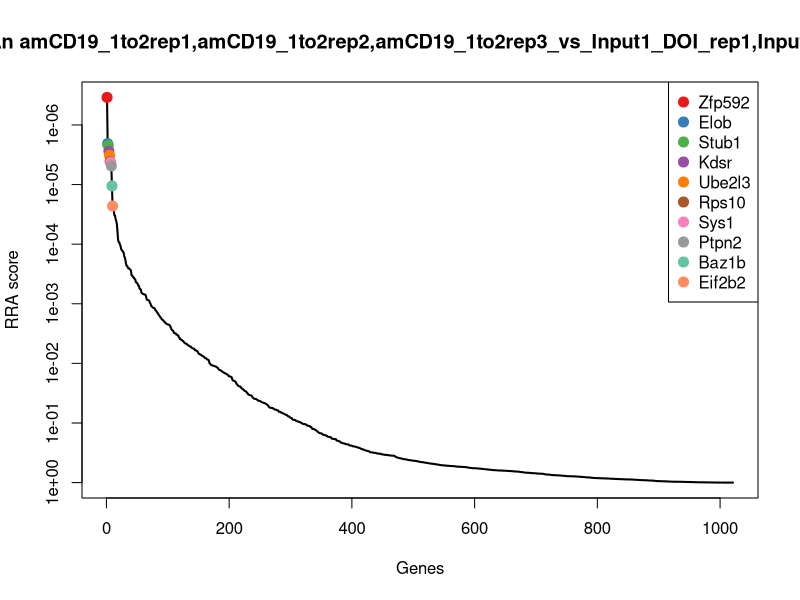
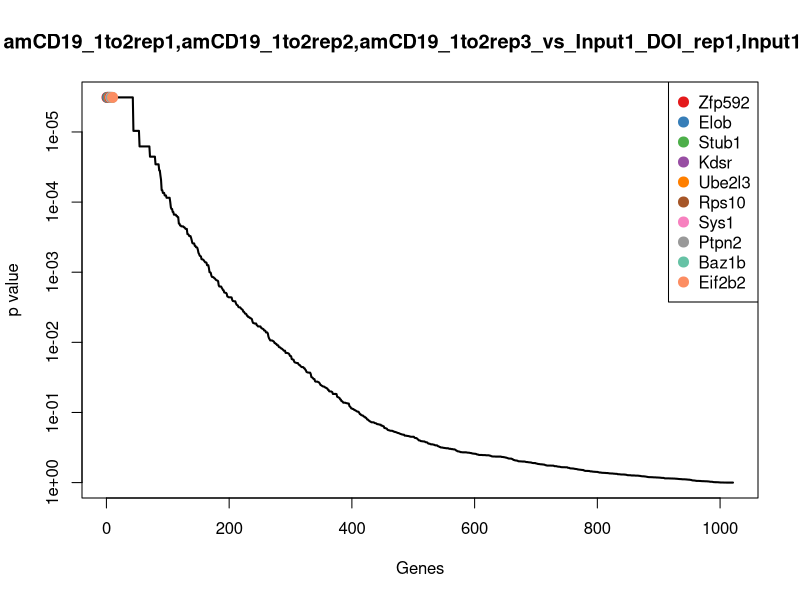
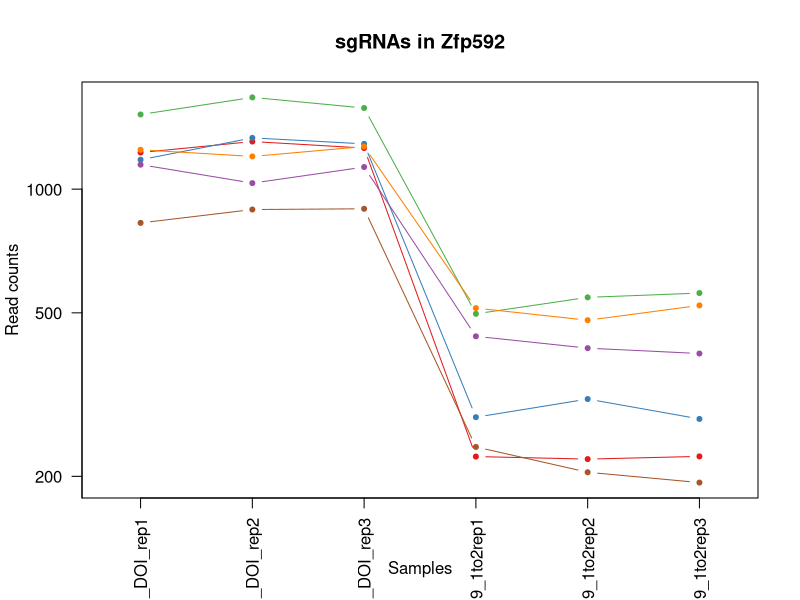
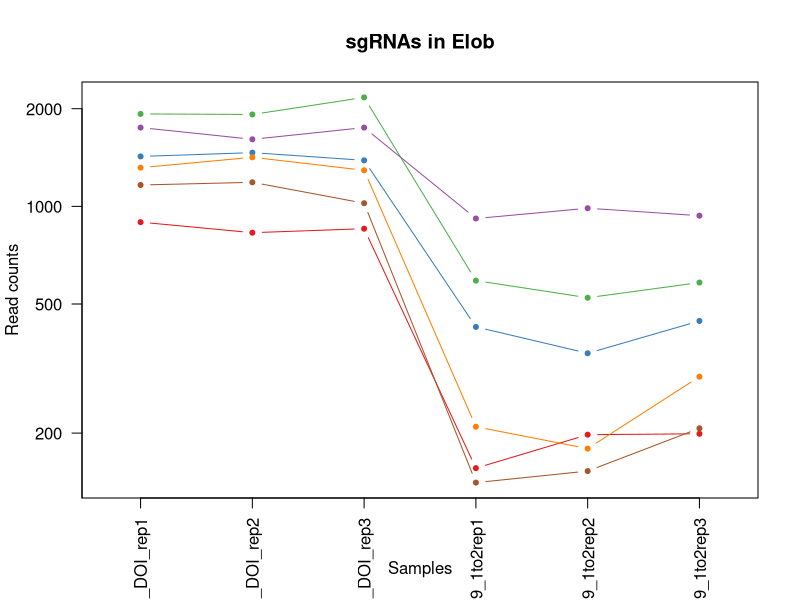
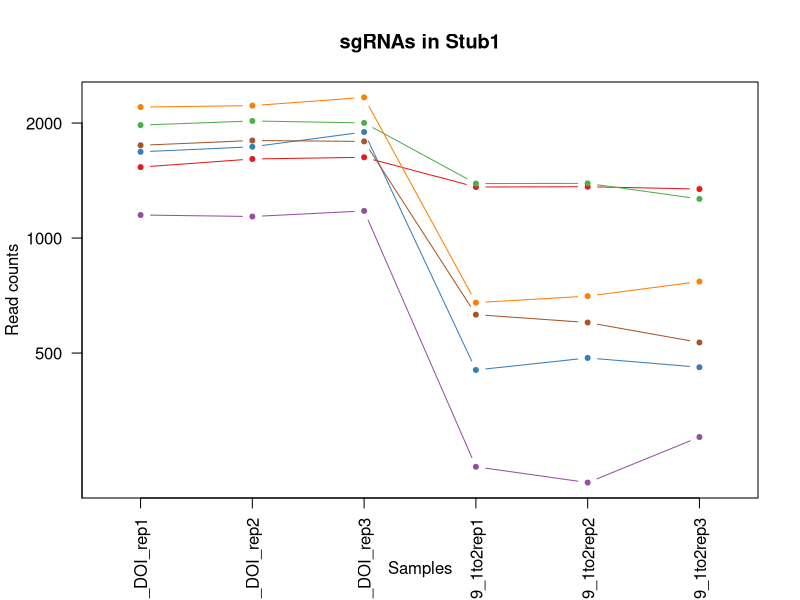
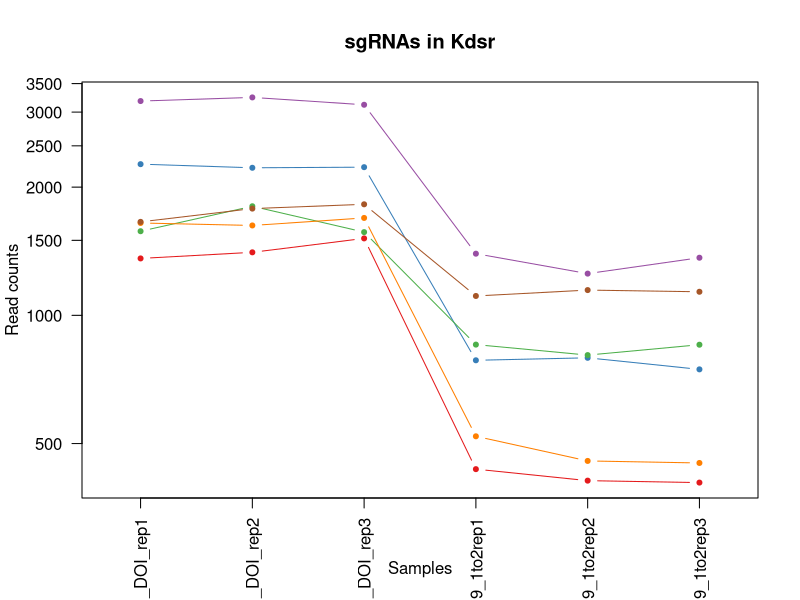
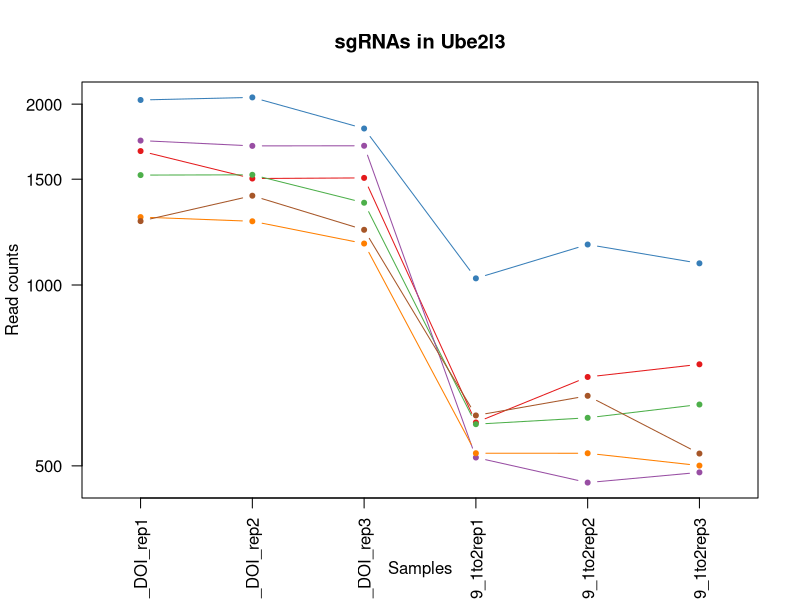
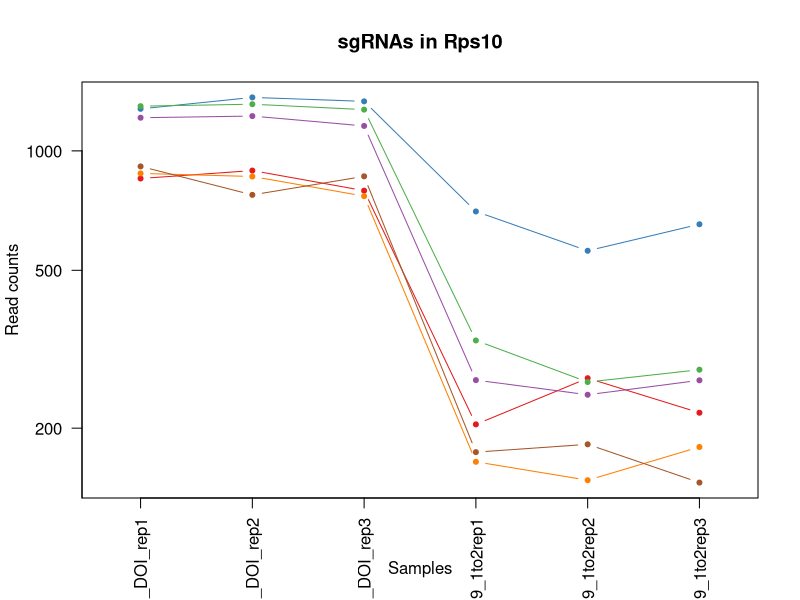

Source code (R) for these figures, in order: (Note: this script raises an error after producing the figures.)
pdf(file='cd19_1to2_v_Input1_DOI.pdf',width=4.5,height=4.5);
gstable=read.table('cd19_1to2_v_Input1_DOI.gene_summary.txt',header=T)
# 
#
# parameters
# Do not modify the variables beginning with "__"

# gstablename='__GENE_SUMMARY_FILE__'
startindex=3
# outputfile='__OUTPUT_FILE__'
targetgenelist=c("Zfp592","Elob","Stub1","Kdsr","Ube2l3","Rps10","Sys1","Ptpn2","Baz1b","Eif2b2")
# samplelabel=sub('.\\w+.\\w+$','',colnames(gstable)[startindex]);
samplelabel='amCD19_1to2rep1,amCD19_1to2rep2,amCD19_1to2rep3_vs_Input1_DOI_rep1,Input1_DOI_rep2,Input1_DOI_rep3 neg.'


# You need to write some codes in front of this code:
# gstable=read.table(gstablename,header=T)
# pdf(file=outputfile,width=6,height=6)


# set up color using RColorBrewer
#library(RColorBrewer)
#colors <- brewer.pal(length(targetgenelist), "Set1")

colors=c( "#E41A1C", "#377EB8", "#4DAF4A", "#984EA3", "#FF7F00",  "#A65628", "#F781BF",
          "#999999", "#66C2A5", "#FC8D62", "#8DA0CB", "#E78AC3", "#A6D854", "#FFD92F", "#E5C494", "#B3B3B3", 
          "#8DD3C7", "#FFFFB3", "#BEBADA", "#FB8072", "#80B1D3", "#FDB462", "#B3DE69", "#FCCDE5",
          "#D9D9D9", "#BC80BD", "#CCEBC5", "#FFED6F")

######
# function definition

plotrankedvalues<-function(val, tglist, ...){
  
  plot(val,log='y',ylim=c(max(val),min(val)),type='l',lwd=2, ...)
  if(length(tglist)>0){
    for(i in 1:length(tglist)){
      targetgene=tglist[i];
      tx=which(names(val)==targetgene);ty=val[targetgene];
      points(tx,ty,col=colors[(i %% length(colors)) ],cex=2,pch=20)
      # text(tx+50,ty,targetgene,col=colors[i])
    }
    legend('topright',tglist,pch=20,pt.cex = 2,cex=1,col=colors)
  }
}



plotrandvalues<-function(val,targetgenelist, ...){
  # choose the one with the best distance distribution
  
  mindiffvalue=0;
  randval=val;
  for(i in 1:20){
    randval0=sample(val)
    vindex=sort(which(names(randval0) %in% targetgenelist))
    if(max(vindex)>0.9*length(val)){
      # print('pass...')
      next;
    }
    mindiffind=min(diff(vindex));
    if (mindiffind > mindiffvalue){
      mindiffvalue=mindiffind;
      randval=randval0;
      # print(paste('Diff: ',mindiffvalue))
    }
  }
  plot(randval,log='y',ylim=c(max(randval),min(randval)),pch=20,col='grey', ...)
  
  if(length(targetgenelist)>0){
    for(i in 1:length(targetgenelist)){
      targetgene=targetgenelist[i];
      tx=which(names(randval)==targetgene);ty=randval[targetgene];
      points(tx,ty,col=colors[(i %% length(colors)) ],cex=2,pch=20)
      text(tx+50,ty,targetgene,col=colors[i])
    }
  }
  
}




# set.seed(1235)



pvec=gstable[,startindex]
names(pvec)=gstable[,'id']
pvec=sort(pvec);

plotrankedvalues(pvec,targetgenelist,xlab='Genes',ylab='RRA score',main=paste('Distribution of RRA scores in \\n',samplelabel))

# plotrandvalues(pvec,targetgenelist,xlab='Genes',ylab='RRA score',main=paste('Distribution of RRA scores in \\n',samplelabel))


pvec=gstable[,startindex+1]
names(pvec)=gstable[,'id']
pvec=sort(pvec);

plotrankedvalues(pvec,targetgenelist,xlab='Genes',ylab='p value',main=paste('Distribution of p values in \\n',samplelabel))

# plotrandvalues(pvec,targetgenelist,xlab='Genes',ylab='p value',main=paste('Distribution of p values in \\n',samplelabel))



# you need to write after this code:
# dev.off()






# parameters
# Do not modify the variables beginning with "__"
targetmat=list(c(1226.6558924790045,1304.6988523727823,1257.5626429753695,222.44713827403507,219.27473254486915,222.64372808077445),c(1178.0316949392964,1331.6331804564484,1287.87642472715,277.5836084445224,307.37618758521836,274.8566377634339),c(1518.4010777172543,1671.0057143106403,1574.479452198527,496.2282315343859,544.2712111381574,557.5944694412316),c(1145.983928379034,1033.2008252894288,1130.7959192861067,437.28924617972706,409.1823134096219,397.01514343607124),c(1245.44251425571,1200.193659408158,1268.5858363396533,512.3889210671149,478.68457238589735,520.158798348004),c(826.6113581750409,890.9875730076722,894.71586140103,234.80531262259257,203.61225164880707,192.10410166261514))
targetgene="Zfp592"
collabel=c("Input1_DOI_rep1","Input1_DOI_rep2","Input1_DOI_rep3","amCD19_1to2rep1","amCD19_1to2rep2","amCD19_1to2rep3")

# set up color using RColorBrewer
#library(RColorBrewer)
#colors <- brewer.pal(length(targetgenelist), "Set1")

colors=c( "#E41A1C", "#377EB8", "#4DAF4A", "#984EA3", "#FF7F00",  "#A65628", "#F781BF",
          "#999999", "#66C2A5", "#FC8D62", "#8DA0CB", "#E78AC3", "#A6D854", "#FFD92F", "#E5C494", "#B3B3B3", 
          "#8DD3C7", "#FFFFB3", "#BEBADA", "#FB8072", "#80B1D3", "#FDB462", "#B3DE69", "#FCCDE5",
          "#D9D9D9", "#BC80BD", "#CCEBC5", "#FFED6F")


## code

targetmatvec=unlist(targetmat)+1
yrange=range(targetmatvec[targetmatvec>0]);
# yrange[1]=1; # set the minimum value to 1
for(i in 1:length(targetmat)){
  vali=targetmat[[i]]+1;
  if(i==1){
    plot(1:length(vali),vali,type='b',las=1,pch=20,main=paste('sgRNAs in',targetgene),ylab='Read counts',xlab='Samples',xlim=c(0.7,length(vali)+0.3),ylim = yrange,col=colors[(i %% length(colors))],xaxt='n',log='y')
    axis(1,at=1:length(vali),labels=(collabel),las=2)
    # lines(0:100,rep(1,101),col='black');
  }else{
    lines(1:length(vali),vali,type='b',pch=20,col=colors[(i %% length(colors))])
  }
}




# parameters
# Do not modify the variables beginning with "__"
targetmat=list(c(892.9170820928249,828.499931853567,852.4602868379422,154.95249375499023,196.75991625677992,198.0149970983879),c(1424.467968833727,1463.0727015047385,1385.2479661116563,423.98044303512665,351.42691510539294,442.3320084436625),c(1926.1812798116262,1918.8015326803677,2166.0574960817544,589.3898535465886,521.7563948500681,581.2380511843227),c(1748.2609206322388,1608.5180731565351,1748.0947476859958,916.406159385341,985.7573913959072,934.9066280913936),c(1315.0635243693832,1415.6682840774863,1290.6322230682208,208.1877063333918,178.16072019270618,297.5150702672296),c(1162.56035935848,1185.110435681305,1021.4825850902929,139.74243301830407,151.73028368060142,205.8961910127516))
targetgene="Elob"
collabel=c("Input1_DOI_rep1","Input1_DOI_rep2","Input1_DOI_rep3","amCD19_1to2rep1","amCD19_1to2rep2","amCD19_1to2rep3")

# set up color using RColorBrewer
#library(RColorBrewer)
#colors <- brewer.pal(length(targetgenelist), "Set1")

colors=c( "#E41A1C", "#377EB8", "#4DAF4A", "#984EA3", "#FF7F00",  "#A65628", "#F781BF",
          "#999999", "#66C2A5", "#FC8D62", "#8DA0CB", "#E78AC3", "#A6D854", "#FFD92F", "#E5C494", "#B3B3B3", 
          "#8DD3C7", "#FFFFB3", "#BEBADA", "#FB8072", "#80B1D3", "#FDB462", "#B3DE69", "#FCCDE5",
          "#D9D9D9", "#BC80BD", "#CCEBC5", "#FFED6F")


## code

targetmatvec=unlist(targetmat)+1
yrange=range(targetmatvec[targetmatvec>0]);
# yrange[1]=1; # set the minimum value to 1
for(i in 1:length(targetmat)){
  vali=targetmat[[i]]+1;
  if(i==1){
    plot(1:length(vali),vali,type='b',las=1,pch=20,main=paste('sgRNAs in',targetgene),ylab='Read counts',xlab='Samples',xlim=c(0.7,length(vali)+0.3),ylim = yrange,col=colors[(i %% length(colors))],xaxt='n',log='y')
    axis(1,at=1:length(vali),labels=(collabel),las=2)
    # lines(0:100,rep(1,101),col='black');
  }else{
    lines(1:length(vali),vali,type='b',pch=20,col=colors[(i %% length(colors))])
  }
}




# parameters
# Do not modify the variables beginning with "__"
targetmat=list(c(1532.7673178994407,1609.5954462798818,1625.9210212318512,1359.3991783413253,1361.6569329013973,1342.758413159715),c(1680.8501013158252,1732.4159823413988,1894.1520597627555,450.5980493243274,484.5580027219207,458.09439627238993),c(1974.8054773513343,2024.3840987683386,2000.7095956174983,1387.9180422226118,1389.066274469506,1264.9316232553733),c(1148.1941191762935,1137.7060182540529,1176.725891637289,250.9660021553216,228.08487804890407,300.470517985116),c(2201.35003407043,2220.466007217427,2333.2425954400574,676.847702782534,703.8327352667898,768.4164066504605),c(1748.2609206322388,1799.2131159888904,1789.43172280206,629.3162629803898,600.0687993303785,531.9805892195495))
targetgene="Stub1"
collabel=c("Input1_DOI_rep1","Input1_DOI_rep2","Input1_DOI_rep3","amCD19_1to2rep1","amCD19_1to2rep2","amCD19_1to2rep3")

# set up color using RColorBrewer
#library(RColorBrewer)
#colors <- brewer.pal(length(targetgenelist), "Set1")

colors=c( "#E41A1C", "#377EB8", "#4DAF4A", "#984EA3", "#FF7F00",  "#A65628", "#F781BF",
          "#999999", "#66C2A5", "#FC8D62", "#8DA0CB", "#E78AC3", "#A6D854", "#FFD92F", "#E5C494", "#B3B3B3", 
          "#8DD3C7", "#FFFFB3", "#BEBADA", "#FB8072", "#80B1D3", "#FDB462", "#B3DE69", "#FCCDE5",
          "#D9D9D9", "#BC80BD", "#CCEBC5", "#FFED6F")


## code

targetmatvec=unlist(targetmat)+1
yrange=range(targetmatvec[targetmatvec>0]);
# yrange[1]=1; # set the minimum value to 1
for(i in 1:length(targetmat)){
  vali=targetmat[[i]]+1;
  if(i==1){
    plot(1:length(vali),vali,type='b',las=1,pch=20,main=paste('sgRNAs in',targetgene),ylab='Read counts',xlab='Samples',xlim=c(0.7,length(vali)+0.3),ylim = yrange,col=colors[(i %% length(colors))],xaxt='n',log='y')
    axis(1,at=1:length(vali),labels=(collabel),las=2)
    # lines(0:100,rep(1,101),col='black');
  }else{
    lines(1:length(vali),vali,type='b',pch=20,col=colors[(i %% length(colors))])
  }
}




# parameters
# Do not modify the variables beginning with "__"
targetmat=list(c(1359.2673403145727,1404.89455284402,1514.7704881419902,434.4373597915984,408.203408353618,403.9111881111395),c(2263.235376393695,2219.3886340940803,2226.685059585315,783.3181279393372,793.8920004191468,745.7579741466649),c(1574.7609430473708,1802.4452353589304,1567.130656622338,852.7140300504677,805.6388610911933,852.1540919905748),c(3183.7798434522633,3247.202593766776,3120.482321539321,1394.572443794912,1252.0195666289626,1364.431696424215),c(1646.5921439583035,1624.6786700067346,1692.0601814175536,519.0433226394151,454.21194598580036,449.22805311873077),c(1656.538002545971,1779.820399768651,1821.5827034478875,1109.3838049820467,1145.3189155245398,1134.8919236683723))
targetgene="Kdsr"
collabel=c("Input1_DOI_rep1","Input1_DOI_rep2","Input1_DOI_rep3","amCD19_1to2rep1","amCD19_1to2rep2","amCD19_1to2rep3")

# set up color using RColorBrewer
#library(RColorBrewer)
#colors <- brewer.pal(length(targetgenelist), "Set1")

colors=c( "#E41A1C", "#377EB8", "#4DAF4A", "#984EA3", "#FF7F00",  "#A65628", "#F781BF",
          "#999999", "#66C2A5", "#FC8D62", "#8DA0CB", "#E78AC3", "#A6D854", "#FFD92F", "#E5C494", "#B3B3B3", 
          "#8DD3C7", "#FFFFB3", "#BEBADA", "#FB8072", "#80B1D3", "#FDB462", "#B3DE69", "#FCCDE5",
          "#D9D9D9", "#BC80BD", "#CCEBC5", "#FFED6F")


## code

targetmatvec=unlist(targetmat)+1
yrange=range(targetmatvec[targetmatvec>0]);
# yrange[1]=1; # set the minimum value to 1
for(i in 1:length(targetmat)){
  vali=targetmat[[i]]+1;
  if(i==1){
    plot(1:length(vali),vali,type='b',las=1,pch=20,main=paste('sgRNAs in',targetgene),ylab='Read counts',xlab='Samples',xlim=c(0.7,length(vali)+0.3),ylim = yrange,col=colors[(i %% length(colors))],xaxt='n',log='y')
    axis(1,at=1:length(vali),labels=(collabel),las=2)
    # lines(0:100,rep(1,101),col='black');
  }else{
    lines(1:length(vali),vali,type='b',pch=20,col=colors[(i %% length(colors))])
  }
}




# parameters
# Do not modify the variables beginning with "__"
targetmat=list(c(1669.7991473295278,1502.9355070685642,1506.5030931187773,589.3898535465886,701.8749251547821,736.8916309930057),c(2031.1653426814507,2051.3184268520044,1820.6641040008637,1024.7778421342298,1166.854826756625,1085.6344617035993),c(1522.8214593117732,1524.482969535497,1369.6317755122543,585.5873383624171,600.0687993303785,631.4806623883912),c(1738.3150620445713,1703.3269080110394,1704.001974228861,515.2408074552436,467.91661676985467,486.6637242119583),c(1296.2769025926777,1275.609778042423,1171.214294955147,523.7964666196295,523.7142049620759,499.47066432279934),c(1276.3851854173427,1407.0492990907132,1234.5976567997784,605.5505430793177,652.9296723545881,523.1142460658904))
targetgene="Ube2l3"
collabel=c("Input1_DOI_rep1","Input1_DOI_rep2","Input1_DOI_rep3","amCD19_1to2rep1","amCD19_1to2rep2","amCD19_1to2rep3")

# set up color using RColorBrewer
#library(RColorBrewer)
#colors <- brewer.pal(length(targetgenelist), "Set1")

colors=c( "#E41A1C", "#377EB8", "#4DAF4A", "#984EA3", "#FF7F00",  "#A65628", "#F781BF",
          "#999999", "#66C2A5", "#FC8D62", "#8DA0CB", "#E78AC3", "#A6D854", "#FFD92F", "#E5C494", "#B3B3B3", 
          "#8DD3C7", "#FFFFB3", "#BEBADA", "#FB8072", "#80B1D3", "#FDB462", "#B3DE69", "#FCCDE5",
          "#D9D9D9", "#BC80BD", "#CCEBC5", "#FFED6F")


## code

targetmatvec=unlist(targetmat)+1
yrange=range(targetmatvec[targetmatvec>0]);
# yrange[1]=1; # set the minimum value to 1
for(i in 1:length(targetmat)){
  vali=targetmat[[i]]+1;
  if(i==1){
    plot(1:length(vali),vali,type='b',las=1,pch=20,main=paste('sgRNAs in',targetgene),ylab='Read counts',xlab='Samples',xlim=c(0.7,length(vali)+0.3),ylim = yrange,col=colors[(i %% length(colors))],xaxt='n',log='y')
    axis(1,at=1:length(vali),labels=(collabel),las=2)
    # lines(0:100,rep(1,101),col='black');
  }else{
    lines(1:length(vali),vali,type='b',pch=20,col=colors[(i %% length(colors))])
  }
}




# parameters
# Do not modify the variables beginning with "__"
targetmat=list(c(850.9234569448951,890.9875730076722,792.7513227814054,203.43456235317737,266.2621752330554,217.71798188429713),c(1275.2800900187128,1362.8770010335008,1331.9691981842848,702.514680275692,558.9547869782156,652.1687964135959),c(1295.1718071940481,1310.0857179895156,1269.504435786677,331.7694498189668,260.3887448970321,279.7823839599113),c(1211.1845568981882,1222.8184949984375,1154.6795049087214,263.32417650387913,241.7895488329584,263.0348468918884),c(876.340651113379,860.8211255539662,767.949137711767,163.5081529193762,146.83575840058202,178.31201231247866),c(912.8087992681601,773.5539025628883,861.6462813081787,173.01444087980505,181.0974353607178,144.81693817643293))
targetgene="Rps10"
collabel=c("Input1_DOI_rep1","Input1_DOI_rep2","Input1_DOI_rep3","amCD19_1to2rep1","amCD19_1to2rep2","amCD19_1to2rep3")

# set up color using RColorBrewer
#library(RColorBrewer)
#colors <- brewer.pal(length(targetgenelist), "Set1")

colors=c( "#E41A1C", "#377EB8", "#4DAF4A", "#984EA3", "#FF7F00",  "#A65628", "#F781BF",
          "#999999", "#66C2A5", "#FC8D62", "#8DA0CB", "#E78AC3", "#A6D854", "#FFD92F", "#E5C494", "#B3B3B3", 
          "#8DD3C7", "#FFFFB3", "#BEBADA", "#FB8072", "#80B1D3", "#FDB462", "#B3DE69", "#FCCDE5",
          "#D9D9D9", "#BC80BD", "#CCEBC5", "#FFED6F")


## code

targetmatvec=unlist(targetmat)+1
yrange=range(targetmatvec[targetmatvec>0]);
# yrange[1]=1; # set the minimum value to 1
for(i in 1:length(targetmat)){
  vali=targetmat[[i]]+1;
  if(i==1){
    plot(1:length(vali),vali,type='b',las=1,pch=20,main=paste('sgRNAs in',targetgene),ylab='Read counts',xlab='Samples',xlim=c(0.7,length(vali)+0.3),ylim = yrange,col=colors[(i %% length(colors))],xaxt='n',log='y')
    axis(1,at=1:length(vali),labels=(collabel),las=2)
    # lines(0:100,rep(1,101),col='black');
  }else{
    lines(1:length(vali),vali,type='b',pch=20,col=colors[(i %% length(colors))])
  }
}




# parameters
# Do not modify the variables beginning with "__"
targetmat=list(c(1386.894725280316,1284.2287630291962,1471.596314131879,157.8043801431189,221.23254265687692,167.47537068022856),c(1802.4105951650959,1849.8496527861826,1867.5126757990697,1270.0400715132942,1218.7367947248308,1230.4513998800323),c(1376.9488666926484,1487.8522833417112,1462.4103196616425,308.0037299178947,331.84881398531536,375.34186017157106),c(1287.4361394036398,1389.811329117167,1317.2716070319066,415.42478387074067,460.0853763218237,460.06469475098083),c(1508.4552191295866,1359.644881663461,1455.980123532477,578.9329367901169,598.1109892183707,615.7182745596639),c(1011.1622897462064,1035.355571536122,1042.6103723718368,249.06474456323582,285.840276353133,291.6041748314568))
targetgene="Sys1"
collabel=c("Input1_DOI_rep1","Input1_DOI_rep2","Input1_DOI_rep3","amCD19_1to2rep1","amCD19_1to2rep2","amCD19_1to2rep3")

# set up color using RColorBrewer
#library(RColorBrewer)
#colors <- brewer.pal(length(targetgenelist), "Set1")

colors=c( "#E41A1C", "#377EB8", "#4DAF4A", "#984EA3", "#FF7F00",  "#A65628", "#F781BF",
          "#999999", "#66C2A5", "#FC8D62", "#8DA0CB", "#E78AC3", "#A6D854", "#FFD92F", "#E5C494", "#B3B3B3", 
          "#8DD3C7", "#FFFFB3", "#BEBADA", "#FB8072", "#80B1D3", "#FDB462", "#B3DE69", "#FCCDE5",
          "#D9D9D9", "#BC80BD", "#CCEBC5", "#FFED6F")


## code

targetmatvec=unlist(targetmat)+1
yrange=range(targetmatvec[targetmatvec>0]);
# yrange[1]=1; # set the minimum value to 1
for(i in 1:length(targetmat)){
  vali=targetmat[[i]]+1;
  if(i==1){
    plot(1:length(vali),vali,type='b',las=1,pch=20,main=paste('sgRNAs in',targetgene),ylab='Read counts',xlab='Samples',xlim=c(0.7,length(vali)+0.3),ylim = yrange,col=colors[(i %% length(colors))],xaxt='n',log='y')
    axis(1,at=1:length(vali),labels=(collabel),las=2)
    # lines(0:100,rep(1,101),col='black');
  }else{
    lines(1:length(vali),vali,type='b',pch=20,col=colors[(i %% length(colors))])
  }
}




# parameters
# Do not modify the variables beginning with "__"
targetmat=list(c(1425.5730642323567,1389.811329117167,1295.225220303339,360.28831370025335,336.7433392653348,422.6290236577533),c(2171.512458307427,2219.3886340940803,2192.69688004544,1227.2617756913644,1207.968839108788,1297.4415481521237),c(1400.1558700638727,1593.4348494296821,1502.8286953306826,446.7955341401559,527.6298251860914,487.6488734512538),c(1018.8979575366146,1013.8081090691892,1038.0173751367186,117.87797070931772,157.6037140166247,115.26246099756908),c(2396.9519196278925,2274.334663384759,2547.276266596567,2033.3949947357307,2097.793535016315,2157.476834057062),c(1248.7578004515992,1181.8783163112653,1309.9228114557175,343.17699537148144,260.3887448970321,288.64872711357043))
targetgene="Ptpn2"
collabel=c("Input1_DOI_rep1","Input1_DOI_rep2","Input1_DOI_rep3","amCD19_1to2rep1","amCD19_1to2rep2","amCD19_1to2rep3")

# set up color using RColorBrewer
#library(RColorBrewer)
#colors <- brewer.pal(length(targetgenelist), "Set1")

colors=c( "#E41A1C", "#377EB8", "#4DAF4A", "#984EA3", "#FF7F00",  "#A65628", "#F781BF",
          "#999999", "#66C2A5", "#FC8D62", "#8DA0CB", "#E78AC3", "#A6D854", "#FFD92F", "#E5C494", "#B3B3B3", 
          "#8DD3C7", "#FFFFB3", "#BEBADA", "#FB8072", "#80B1D3", "#FDB462", "#B3DE69", "#FCCDE5",
          "#D9D9D9", "#BC80BD", "#CCEBC5", "#FFED6F")


## code

targetmatvec=unlist(targetmat)+1
yrange=range(targetmatvec[targetmatvec>0]);
# yrange[1]=1; # set the minimum value to 1
for(i in 1:length(targetmat)){
  vali=targetmat[[i]]+1;
  if(i==1){
    plot(1:length(vali),vali,type='b',las=1,pch=20,main=paste('sgRNAs in',targetgene),ylab='Read counts',xlab='Samples',xlim=c(0.7,length(vali)+0.3),ylim = yrange,col=colors[(i %% length(colors))],xaxt='n',log='y')
    axis(1,at=1:length(vali),labels=(collabel),las=2)
    # lines(0:100,rep(1,101),col='black');
  }else{
    lines(1:length(vali),vali,type='b',pch=20,col=colors[(i %% length(colors))])
  }
}




# parameters
# Do not modify the variables beginning with "__"
targetmat=list(c(1346.0061955310157,1284.2287630291962,1280.5276291509608,547.5621865207016,646.0773369625608,571.3865587913681),c(1320.589001362532,1293.925121139316,1330.1319992902374,206.286448741306,215.35911232085363,168.46051991952402),c(1749.3660160308686,1948.9679801340737,1882.210266951448,803.2813326562377,877.0989301794766,826.5402117688927),c(1588.0220878309276,1624.6786700067346,1871.1870735871644,404.9678671142689,368.06830105745894,458.09439627238993),c(1235.4966556680424,1098.9205858135738,1228.167460670613,616.0074598357894,632.3726661785065,589.1192450986864),c(931.5954210448656,762.7801713294218,949.8318282224486,399.26409433801166,358.2792504974201,378.29730788945744))
targetgene="Baz1b"
collabel=c("Input1_DOI_rep1","Input1_DOI_rep2","Input1_DOI_rep3","amCD19_1to2rep1","amCD19_1to2rep2","amCD19_1to2rep3")

# set up color using RColorBrewer
#library(RColorBrewer)
#colors <- brewer.pal(length(targetgenelist), "Set1")

colors=c( "#E41A1C", "#377EB8", "#4DAF4A", "#984EA3", "#FF7F00",  "#A65628", "#F781BF",
          "#999999", "#66C2A5", "#FC8D62", "#8DA0CB", "#E78AC3", "#A6D854", "#FFD92F", "#E5C494", "#B3B3B3", 
          "#8DD3C7", "#FFFFB3", "#BEBADA", "#FB8072", "#80B1D3", "#FDB462", "#B3DE69", "#FCCDE5",
          "#D9D9D9", "#BC80BD", "#CCEBC5", "#FFED6F")


## code

targetmatvec=unlist(targetmat)+1
yrange=range(targetmatvec[targetmatvec>0]);
# yrange[1]=1; # set the minimum value to 1
for(i in 1:length(targetmat)){
  vali=targetmat[[i]]+1;
  if(i==1){
    plot(1:length(vali),vali,type='b',las=1,pch=20,main=paste('sgRNAs in',targetgene),ylab='Read counts',xlab='Samples',xlim=c(0.7,length(vali)+0.3),ylim = yrange,col=colors[(i %% length(colors))],xaxt='n',log='y')
    axis(1,at=1:length(vali),labels=(collabel),las=2)
    # lines(0:100,rep(1,101),col='black');
  }else{
    lines(1:length(vali),vali,type='b',pch=20,col=colors[(i %% length(colors))])
  }
}




# parameters
# Do not modify the variables beginning with "__"
targetmat=list(c(815.5604041887435,845.7379018271132,797.3443200165236,318.46064667436644,333.8066240973231,349.72797994988906),c(836.5572167627085,691.6735451885436,802.8559166986655,35.17326545358674,37.19839212814745,39.40596957181849),c(1027.7387207256525,1024.5818403026556,942.4830326462595,264.274805299922,317.16523814525715,299.4853687458205),c(1350.4265771255348,1447.9894777778854,1330.1319992902374,585.5873383624171,595.1742740503591,577.2974542271409),c(1090.7291584475472,1093.5337201968407,1068.3311568884988,549.4634441127874,544.2712111381574,564.4905141162998),c(922.7546578558278,812.3393350033673,955.3434249045905,440.14113256785566,398.4143577935792,404.896337350435))
targetgene="Eif2b2"
collabel=c("Input1_DOI_rep1","Input1_DOI_rep2","Input1_DOI_rep3","amCD19_1to2rep1","amCD19_1to2rep2","amCD19_1to2rep3")

# set up color using RColorBrewer
#library(RColorBrewer)
#colors <- brewer.pal(length(targetgenelist), "Set1")

colors=c( "#E41A1C", "#377EB8", "#4DAF4A", "#984EA3", "#FF7F00",  "#A65628", "#F781BF",
          "#999999", "#66C2A5", "#FC8D62", "#8DA0CB", "#E78AC3", "#A6D854", "#FFD92F", "#E5C494", "#B3B3B3", 
          "#8DD3C7", "#FFFFB3", "#BEBADA", "#FB8072", "#80B1D3", "#FDB462", "#B3DE69", "#FCCDE5",
          "#D9D9D9", "#BC80BD", "#CCEBC5", "#FFED6F")


## code

targetmatvec=unlist(targetmat)+1
yrange=range(targetmatvec[targetmatvec>0]);
# yrange[1]=1; # set the minimum value to 1
for(i in 1:length(targetmat)){
  vali=targetmat[[i]]+1;
  if(i==1){
    plot(1:length(vali),vali,type='b',las=1,pch=20,main=paste('sgRNAs in',targetgene),ylab='Read counts',xlab='Samples',xlim=c(0.7,length(vali)+0.3),ylim = yrange,col=colors[(i %% length(colors))],xaxt='n',log='y')
    axis(1,at=1:length(vali),labels=(collabel),las=2)
    # lines(0:100,rep(1,101),col='black');
  }else{
    lines(1:length(vali),vali,type='b',pch=20,col=colors[(i %% length(colors))])
  }
}



# 
#
# parameters
# Do not modify the variables beginning with "__"

# gstablename='__GENE_SUMMARY_FILE__'
startindex=9
# outputfile='__OUTPUT_FILE__'
targetgenelist=c("Jak2","Jak1","Tsc1","Nprl3","Stat1","Irf1","Ifngr1","Tsc2","Nprl2","Cbfa2t3")
# samplelabel=sub('.\\w+.\\w+$','',colnames(gstable)[startindex]);
samplelabel='amCD19_1to2rep1,amCD19_1to2rep2,amCD19_1to2rep3_vs_Input1_DOI_rep1,Input1_DOI_rep2,Input1_DOI_rep3 pos.'


# You need to write some codes in front of this code:
# gstable=read.table(gstablename,header=T)
# pdf(file=outputfile,width=6,height=6)


# set up color using RColorBrewer
#library(RColorBrewer)
#colors <- brewer.pal(length(targetgenelist), "Set1")

colors=c( "#E41A1C", "#377EB8", "#4DAF4A", "#984EA3", "#FF7F00",  "#A65628", "#F781BF",
          "#999999", "#66C2A5", "#FC8D62", "#8DA0CB", "#E78AC3", "#A6D854", "#FFD92F", "#E5C494", "#B3B3B3", 
          "#8DD3C7", "#FFFFB3", "#BEBADA", "#FB8072", "#80B1D3", "#FDB462", "#B3DE69", "#FCCDE5",
          "#D9D9D9", "#BC80BD", "#CCEBC5", "#FFED6F")

######
# function definition

plotrankedvalues<-function(val, tglist, ...){
  
  plot(val,log='y',ylim=c(max(val),min(val)),type='l',lwd=2, ...)
  if(length(tglist)>0){
    for(i in 1:length(tglist)){
      targetgene=tglist[i];
      tx=which(names(val)==targetgene);ty=val[targetgene];
      points(tx,ty,col=colors[(i %% length(colors)) ],cex=2,pch=20)
      # text(tx+50,ty,targetgene,col=colors[i])
    }
    legend('topright',tglist,pch=20,pt.cex = 2,cex=1,col=colors)
  }
}



plotrandvalues<-function(val,targetgenelist, ...){
  # choose the one with the best distance distribution
  
  mindiffvalue=0;
  randval=val;
  for(i in 1:20){
    randval0=sample(val)
    vindex=sort(which(names(randval0) %in% targetgenelist))
    if(max(vindex)>0.9*length(val)){
      # print('pass...')
      next;
    }
    mindiffind=min(diff(vindex));
    if (mindiffind > mindiffvalue){
      mindiffvalue=mindiffind;
      randval=randval0;
      # print(paste('Diff: ',mindiffvalue))
    }
  }
  plot(randval,log='y',ylim=c(max(randval),min(randval)),pch=20,col='grey', ...)
  
  if(length(targetgenelist)>0){
    for(i in 1:length(targetgenelist)){
      targetgene=targetgenelist[i];
      tx=which(names(randval)==targetgene);ty=randval[targetgene];
      points(tx,ty,col=colors[(i %% length(colors)) ],cex=2,pch=20)
      text(tx+50,ty,targetgene,col=colors[i])
    }
  }
  
}




# set.seed(1235)



pvec=gstable[,startindex]
names(pvec)=gstable[,'id']
pvec=sort(pvec);

plotrankedvalues(pvec,targetgenelist,xlab='Genes',ylab='RRA score',main=paste('Distribution of RRA scores in \\n',samplelabel))

# plotrandvalues(pvec,targetgenelist,xlab='Genes',ylab='RRA score',main=paste('Distribution of RRA scores in \\n',samplelabel))


pvec=gstable[,startindex+1]
names(pvec)=gstable[,'id']
pvec=sort(pvec);

plotrankedvalues(pvec,targetgenelist,xlab='Genes',ylab='p value',main=paste('Distribution of p values in \\n',samplelabel))

# plotrandvalues(pvec,targetgenelist,xlab='Genes',ylab='p value',main=paste('Distribution of p values in \\n',samplelabel))



# you need to write after this code:
# dev.off()






# parameters
# Do not modify the variables beginning with "__"
targetmat=list(c(943.7514704297927,1080.605242716681,1058.2265629712388,8760.994984331226,8828.744700098994,9158.932477729912),c(1507.350123730957,1591.2801031829888,1451.3871262973587,16249.09801076103,15293.433689948619,16362.343715458332),c(1262.018945235156,1413.513537830793,1256.644043528346,14746.15388421723,14436.891765945224,14708.27814268125),c(2168.197172111538,2385.3040950894633,2516.9624848447866,22556.520072505573,22026.342665143307,21873.268560077147),c(997.9011449626496,1124.7775407738932,1096.8077397462318,14266.086342215573,13920.029896375176,14521.099787215113),c(1746.0507298349794,1640.8392668569343,1771.9783333086107,26971.24020132873,28080.870436527304,27608.807431255325))
targetgene="Jak2"
collabel=c("Input1_DOI_rep1","Input1_DOI_rep2","Input1_DOI_rep3","amCD19_1to2rep1","amCD19_1to2rep2","amCD19_1to2rep3")

# set up color using RColorBrewer
#library(RColorBrewer)
#colors <- brewer.pal(length(targetgenelist), "Set1")

colors=c( "#E41A1C", "#377EB8", "#4DAF4A", "#984EA3", "#FF7F00",  "#A65628", "#F781BF",
          "#999999", "#66C2A5", "#FC8D62", "#8DA0CB", "#E78AC3", "#A6D854", "#FFD92F", "#E5C494", "#B3B3B3", 
          "#8DD3C7", "#FFFFB3", "#BEBADA", "#FB8072", "#80B1D3", "#FDB462", "#B3DE69", "#FCCDE5",
          "#D9D9D9", "#BC80BD", "#CCEBC5", "#FFED6F")


## code

targetmatvec=unlist(targetmat)+1
yrange=range(targetmatvec[targetmatvec>0]);
# yrange[1]=1; # set the minimum value to 1
for(i in 1:length(targetmat)){
  vali=targetmat[[i]]+1;
  if(i==1){
    plot(1:length(vali),vali,type='b',las=1,pch=20,main=paste('sgRNAs in',targetgene),ylab='Read counts',xlab='Samples',xlim=c(0.7,length(vali)+0.3),ylim = yrange,col=colors[(i %% length(colors))],xaxt='n',log='y')
    axis(1,at=1:length(vali),labels=(collabel),las=2)
    # lines(0:100,rep(1,101),col='black');
  }else{
    lines(1:length(vali),vali,type='b',pch=20,col=colors[(i %% length(colors))])
  }
}




# parameters
# Do not modify the variables beginning with "__"
targetmat=list(c(1695.2163414980116,1604.2085806631485,1726.0483609574285,22658.23735368216,23194.176396955936,22779.60586022897),c(1759.3118746185362,1918.8015326803677,2010.8141895347583,21036.464627633,20843.82535749062,21372.81274651505),c(1550.4488442775166,1636.5297743635476,1594.6886400330472,13990.403991363137,13945.481427831277,14258.064940323224),c(1653.2227163500818,1504.0128801919109,1720.5367642752865,14061.701151066352,14924.386483835156,14325.055088595316),c(2665.490101494918,2775.313165740947,2594.1248383947727,18022.02071538101,18585.491393289667,18290.28077675955),c(1369.2131989022403,1223.8958681217841,1502.8286953306826,7572.708989277621,7401.501128445338,7666.431380197287))
targetgene="Jak1"
collabel=c("Input1_DOI_rep1","Input1_DOI_rep2","Input1_DOI_rep3","amCD19_1to2rep1","amCD19_1to2rep2","amCD19_1to2rep3")

# set up color using RColorBrewer
#library(RColorBrewer)
#colors <- brewer.pal(length(targetgenelist), "Set1")

colors=c( "#E41A1C", "#377EB8", "#4DAF4A", "#984EA3", "#FF7F00",  "#A65628", "#F781BF",
          "#999999", "#66C2A5", "#FC8D62", "#8DA0CB", "#E78AC3", "#A6D854", "#FFD92F", "#E5C494", "#B3B3B3", 
          "#8DD3C7", "#FFFFB3", "#BEBADA", "#FB8072", "#80B1D3", "#FDB462", "#B3DE69", "#FCCDE5",
          "#D9D9D9", "#BC80BD", "#CCEBC5", "#FFED6F")


## code

targetmatvec=unlist(targetmat)+1
yrange=range(targetmatvec[targetmatvec>0]);
# yrange[1]=1; # set the minimum value to 1
for(i in 1:length(targetmat)){
  vali=targetmat[[i]]+1;
  if(i==1){
    plot(1:length(vali),vali,type='b',las=1,pch=20,main=paste('sgRNAs in',targetgene),ylab='Read counts',xlab='Samples',xlim=c(0.7,length(vali)+0.3),ylim = yrange,col=colors[(i %% length(colors))],xaxt='n',log='y')
    axis(1,at=1:length(vali),labels=(collabel),las=2)
    # lines(0:100,rep(1,101),col='black');
  }else{
    lines(1:length(vali),vali,type='b',pch=20,col=colors[(i %% length(colors))])
  }
}




# parameters
# Do not modify the variables beginning with "__"
targetmat=list(c(1645.4870485596737,1638.684520610241,1786.6759244609889,5469.918092430759,4981.647830003746,4936.582838109561),c(1706.267295484309,1656.999863707134,1726.966960404452,9299.050882891499,8932.508636035405,9006.234345639115),c(1501.8246467378083,1648.380878720361,1630.5140184669694,9006.25721371029,8414.667861409353,8312.68928117511),c(1161.4552639598503,1146.3250032408262,1173.970093296218,7614.536656303508,7762.71709411077,7996.4563753612665),c(1705.1622000856794,1676.3925799273734,1602.95603505626,7495.7080567981475,7638.396151998277,7922.570182414107),c(1199.0285075132613,1187.2651819279984,1222.655863988471,4629.56223672885,4799.571489587024,4965.152166049129))
targetgene="Tsc1"
collabel=c("Input1_DOI_rep1","Input1_DOI_rep2","Input1_DOI_rep3","amCD19_1to2rep1","amCD19_1to2rep2","amCD19_1to2rep3")

# set up color using RColorBrewer
#library(RColorBrewer)
#colors <- brewer.pal(length(targetgenelist), "Set1")

colors=c( "#E41A1C", "#377EB8", "#4DAF4A", "#984EA3", "#FF7F00",  "#A65628", "#F781BF",
          "#999999", "#66C2A5", "#FC8D62", "#8DA0CB", "#E78AC3", "#A6D854", "#FFD92F", "#E5C494", "#B3B3B3", 
          "#8DD3C7", "#FFFFB3", "#BEBADA", "#FB8072", "#80B1D3", "#FDB462", "#B3DE69", "#FCCDE5",
          "#D9D9D9", "#BC80BD", "#CCEBC5", "#FFED6F")


## code

targetmatvec=unlist(targetmat)+1
yrange=range(targetmatvec[targetmatvec>0]);
# yrange[1]=1; # set the minimum value to 1
for(i in 1:length(targetmat)){
  vali=targetmat[[i]]+1;
  if(i==1){
    plot(1:length(vali),vali,type='b',las=1,pch=20,main=paste('sgRNAs in',targetgene),ylab='Read counts',xlab='Samples',xlim=c(0.7,length(vali)+0.3),ylim = yrange,col=colors[(i %% length(colors))],xaxt='n',log='y')
    axis(1,at=1:length(vali),labels=(collabel),las=2)
    # lines(0:100,rep(1,101),col='black');
  }else{
    lines(1:length(vali),vali,type='b',pch=20,col=colors[(i %% length(colors))])
  }
}




# parameters
# Do not modify the variables beginning with "__"
targetmat=list(c(1675.3246243226765,1708.7137736277728,2107.267131472241,7166.790493367309,7489.602583485686,7177.797357506737),c(1788.0443549829092,1886.4803389799686,1896.9078581038264,5853.021497236042,5636.5353124703415,6014.336105898797),c(2059.8978230458238,2190.2995597637214,2174.324891104967,7688.685702394852,7703.003885694533,7719.629439119241),c(1928.3914706088856,1926.343144543794,1895.9892586568026,6662.006602668537,6646.765330266346,6868.460496367962),c(2240.0283730224705,2252.7872009178263,2002.5467945115454,8298.038760658343,8009.401168223747,8112.703985598131),c(1860.9806512924717,2007.1461287947923,1779.3271288847998,5320.669371452027,5399.640288917402,5536.538724840498))
targetgene="Nprl3"
collabel=c("Input1_DOI_rep1","Input1_DOI_rep2","Input1_DOI_rep3","amCD19_1to2rep1","amCD19_1to2rep2","amCD19_1to2rep3")

# set up color using RColorBrewer
#library(RColorBrewer)
#colors <- brewer.pal(length(targetgenelist), "Set1")

colors=c( "#E41A1C", "#377EB8", "#4DAF4A", "#984EA3", "#FF7F00",  "#A65628", "#F781BF",
          "#999999", "#66C2A5", "#FC8D62", "#8DA0CB", "#E78AC3", "#A6D854", "#FFD92F", "#E5C494", "#B3B3B3", 
          "#8DD3C7", "#FFFFB3", "#BEBADA", "#FB8072", "#80B1D3", "#FDB462", "#B3DE69", "#FCCDE5",
          "#D9D9D9", "#BC80BD", "#CCEBC5", "#FFED6F")


## code

targetmatvec=unlist(targetmat)+1
yrange=range(targetmatvec[targetmatvec>0]);
# yrange[1]=1; # set the minimum value to 1
for(i in 1:length(targetmat)){
  vali=targetmat[[i]]+1;
  if(i==1){
    plot(1:length(vali),vali,type='b',las=1,pch=20,main=paste('sgRNAs in',targetgene),ylab='Read counts',xlab='Samples',xlim=c(0.7,length(vali)+0.3),ylim = yrange,col=colors[(i %% length(colors))],xaxt='n',log='y')
    axis(1,at=1:length(vali),labels=(collabel),las=2)
    # lines(0:100,rep(1,101),col='black');
  }else{
    lines(1:length(vali),vali,type='b',pch=20,col=colors[(i %% length(colors))])
  }
}




# parameters
# Do not modify the variables beginning with "__"
targetmat=list(c(1666.4838611336386,1637.6071474868943,1609.3862311854255,13291.691826271615,13278.847084692634,13063.078913057829),c(1802.4105951650959,1751.8086985616383,1794.0247200371782,18512.54517413914,19348.058431916692,18795.662336518122),c(1342.6909093351267,1496.4712683284845,1438.5267340390276,4024.0116936495315,4147.62072228844,4090.339641554759),c(1406.7864424556512,1583.7384913195624,1694.8159797586245,15612.176717412298,15600.809877533837,15750.56603785585),c(1404.5762516583916,1579.4289988261758,1466.084717449737,11313.433301706373,11026.386550827705,11339.067744290769),c(1601.2832326144844,1695.785296147613,1636.9442145961348,6262.742508330525,6345.262573017151,6156.197596357343))
targetgene="Stat1"
collabel=c("Input1_DOI_rep1","Input1_DOI_rep2","Input1_DOI_rep3","amCD19_1to2rep1","amCD19_1to2rep2","amCD19_1to2rep3")

# set up color using RColorBrewer
#library(RColorBrewer)
#colors <- brewer.pal(length(targetgenelist), "Set1")

colors=c( "#E41A1C", "#377EB8", "#4DAF4A", "#984EA3", "#FF7F00",  "#A65628", "#F781BF",
          "#999999", "#66C2A5", "#FC8D62", "#8DA0CB", "#E78AC3", "#A6D854", "#FFD92F", "#E5C494", "#B3B3B3", 
          "#8DD3C7", "#FFFFB3", "#BEBADA", "#FB8072", "#80B1D3", "#FDB462", "#B3DE69", "#FCCDE5",
          "#D9D9D9", "#BC80BD", "#CCEBC5", "#FFED6F")


## code

targetmatvec=unlist(targetmat)+1
yrange=range(targetmatvec[targetmatvec>0]);
# yrange[1]=1; # set the minimum value to 1
for(i in 1:length(targetmat)){
  vali=targetmat[[i]]+1;
  if(i==1){
    plot(1:length(vali),vali,type='b',las=1,pch=20,main=paste('sgRNAs in',targetgene),ylab='Read counts',xlab='Samples',xlim=c(0.7,length(vali)+0.3),ylim = yrange,col=colors[(i %% length(colors))],xaxt='n',log='y')
    axis(1,at=1:length(vali),labels=(collabel),las=2)
    # lines(0:100,rep(1,101),col='black');
  }else{
    lines(1:length(vali),vali,type='b',pch=20,col=colors[(i %% length(colors))])
  }
}




# parameters
# Do not modify the variables beginning with "__"
targetmat=list(c(1707.3723908829388,1685.0115649141467,1704.9205736758845,10141.307996185496,10059.228355495872,10090.88365810342),c(2154.936027327981,1910.1825476935946,1999.7909961704745,7597.425337974736,7736.2866575986645,8001.382121557744),c(1758.2067792199066,1840.1532946760628,1845.4662890705022,9445.447717482104,10146.350905480218,9931.289481337553),c(1799.0953089692066,1945.7358607640338,1885.8846647395426,7977.6768563918895,8447.950633313485,8132.4069703840405),c(1929.4965660075152,2182.7579479002948,2044.8023690746331,4443.238992704444,4307.182246417073,4306.087324960465),c(1555.9743212706653,1473.8464327382048,1600.200236715189,8690.648453424054,9048.019432643863,8982.590763896023))
targetgene="Irf1"
collabel=c("Input1_DOI_rep1","Input1_DOI_rep2","Input1_DOI_rep3","amCD19_1to2rep1","amCD19_1to2rep2","amCD19_1to2rep3")

# set up color using RColorBrewer
#library(RColorBrewer)
#colors <- brewer.pal(length(targetgenelist), "Set1")

colors=c( "#E41A1C", "#377EB8", "#4DAF4A", "#984EA3", "#FF7F00",  "#A65628", "#F781BF",
          "#999999", "#66C2A5", "#FC8D62", "#8DA0CB", "#E78AC3", "#A6D854", "#FFD92F", "#E5C494", "#B3B3B3", 
          "#8DD3C7", "#FFFFB3", "#BEBADA", "#FB8072", "#80B1D3", "#FDB462", "#B3DE69", "#FCCDE5",
          "#D9D9D9", "#BC80BD", "#CCEBC5", "#FFED6F")


## code

targetmatvec=unlist(targetmat)+1
yrange=range(targetmatvec[targetmatvec>0]);
# yrange[1]=1; # set the minimum value to 1
for(i in 1:length(targetmat)){
  vali=targetmat[[i]]+1;
  if(i==1){
    plot(1:length(vali),vali,type='b',las=1,pch=20,main=paste('sgRNAs in',targetgene),ylab='Read counts',xlab='Samples',xlim=c(0.7,length(vali)+0.3),ylim = yrange,col=colors[(i %% length(colors))],xaxt='n',log='y')
    axis(1,at=1:length(vali),labels=(collabel),las=2)
    # lines(0:100,rep(1,101),col='black');
  }else{
    lines(1:length(vali),vali,type='b',pch=20,col=colors[(i %% length(colors))])
  }
}




# parameters
# Do not modify the variables beginning with "__"
targetmat=list(c(2066.5283954376023,1996.372397561326,2142.1739104591393,5299.755537939083,5007.0993614598465,5331.627683067041),c(1291.8565209981589,1361.7996279101542,1388.0037644527272,2991.6288211469587,2949.440933739691,2997.8091351760913),c(971.378855395536,1068.754138359868,956.2620243516142,4796.872904832397,5047.234468756006,5037.068060517698),c(1245.44251425571,1344.561657936608,1246.539449611086,10458.81801406382,10699.43226212241,10466.22551827499),c(1136.0380697913663,1243.2885843420238,1230.923259011684,9993.009904002805,10665.170585162274,10284.958058244625),c(1852.1398881034338,1954.3548457508068,1891.3962614216844,36962.34884773945,37184.68745736339,37299.72049820479))
targetgene="Ifngr1"
collabel=c("Input1_DOI_rep1","Input1_DOI_rep2","Input1_DOI_rep3","amCD19_1to2rep1","amCD19_1to2rep2","amCD19_1to2rep3")

# set up color using RColorBrewer
#library(RColorBrewer)
#colors <- brewer.pal(length(targetgenelist), "Set1")

colors=c( "#E41A1C", "#377EB8", "#4DAF4A", "#984EA3", "#FF7F00",  "#A65628", "#F781BF",
          "#999999", "#66C2A5", "#FC8D62", "#8DA0CB", "#E78AC3", "#A6D854", "#FFD92F", "#E5C494", "#B3B3B3", 
          "#8DD3C7", "#FFFFB3", "#BEBADA", "#FB8072", "#80B1D3", "#FDB462", "#B3DE69", "#FCCDE5",
          "#D9D9D9", "#BC80BD", "#CCEBC5", "#FFED6F")


## code

targetmatvec=unlist(targetmat)+1
yrange=range(targetmatvec[targetmatvec>0]);
# yrange[1]=1; # set the minimum value to 1
for(i in 1:length(targetmat)){
  vali=targetmat[[i]]+1;
  if(i==1){
    plot(1:length(vali),vali,type='b',las=1,pch=20,main=paste('sgRNAs in',targetgene),ylab='Read counts',xlab='Samples',xlim=c(0.7,length(vali)+0.3),ylim = yrange,col=colors[(i %% length(colors))],xaxt='n',log='y')
    axis(1,at=1:length(vali),labels=(collabel),las=2)
    # lines(0:100,rep(1,101),col='black');
  }else{
    lines(1:length(vali),vali,type='b',pch=20,col=colors[(i %% length(colors))])
  }
}




# parameters
# Do not modify the variables beginning with "__"
targetmat=list(c(1849.9296973061744,1898.3314433367816,2020.0001840049947,6217.112326120467,5753.025014134803,5977.885584044864),c(1813.4615491513932,1868.1649958830756,1901.5008553389446,9494.880414876334,9105.774830948092,9326.407848410141),c(1923.9710890143665,1920.956278927061,2119.208924283548,19103.836285277815,19688.71739140604,18617.350324205643),c(1244.3374188570804,1396.2755678572469,1224.4930628825184,2047.654426676374,2237.77695802487,2004.7787019662655),c(2368.2194392635197,2344.3639164022907,2379.17256779124,21791.26389169105,21923.5576342629,22060.446915543285),c(1888.6080362582152,2080.407501182364,1965.8028166305996,13094.91166549074,14094.274996343865,14135.906434650587))
targetgene="Tsc2"
collabel=c("Input1_DOI_rep1","Input1_DOI_rep2","Input1_DOI_rep3","amCD19_1to2rep1","amCD19_1to2rep2","amCD19_1to2rep3")

# set up color using RColorBrewer
#library(RColorBrewer)
#colors <- brewer.pal(length(targetgenelist), "Set1")

colors=c( "#E41A1C", "#377EB8", "#4DAF4A", "#984EA3", "#FF7F00",  "#A65628", "#F781BF",
          "#999999", "#66C2A5", "#FC8D62", "#8DA0CB", "#E78AC3", "#A6D854", "#FFD92F", "#E5C494", "#B3B3B3", 
          "#8DD3C7", "#FFFFB3", "#BEBADA", "#FB8072", "#80B1D3", "#FDB462", "#B3DE69", "#FCCDE5",
          "#D9D9D9", "#BC80BD", "#CCEBC5", "#FFED6F")


## code

targetmatvec=unlist(targetmat)+1
yrange=range(targetmatvec[targetmatvec>0]);
# yrange[1]=1; # set the minimum value to 1
for(i in 1:length(targetmat)){
  vali=targetmat[[i]]+1;
  if(i==1){
    plot(1:length(vali),vali,type='b',las=1,pch=20,main=paste('sgRNAs in',targetgene),ylab='Read counts',xlab='Samples',xlim=c(0.7,length(vali)+0.3),ylim = yrange,col=colors[(i %% length(colors))],xaxt='n',log='y')
    axis(1,at=1:length(vali),labels=(collabel),las=2)
    # lines(0:100,rep(1,101),col='black');
  }else{
    lines(1:length(vali),vali,type='b',pch=20,col=colors[(i %% length(colors))])
  }
}




# parameters
# Do not modify the variables beginning with "__"
targetmat=list(c(1950.49337858148,1827.2248171959031,1909.7682503621575,5983.257642293917,5943.91150005556,5766.07849759634),c(1049.8406286982472,942.701482928311,1000.3547978087491,1757.712643883294,1577.0160452222508,1615.644752444558),c(1617.8596635939302,1720.5648779845858,1641.537211831253,10225.913959033312,10408.697460489257,10561.78499448665),c(1204.55398450641,1234.6695993552507,1258.4812424223933,2813.8612362869394,2673.3897079465964,2837.229809170931),c(1723.9488218623849,1707.636400504426,1857.4080818818095,4176.112301016393,4197.544880144638,4417.409189000852),c(1664.2736703363792,1549.2625513724697,1704.001974228861,5455.658660490116,5651.2188883104,5519.791187772475))
targetgene="Nprl2"
collabel=c("Input1_DOI_rep1","Input1_DOI_rep2","Input1_DOI_rep3","amCD19_1to2rep1","amCD19_1to2rep2","amCD19_1to2rep3")

# set up color using RColorBrewer
#library(RColorBrewer)
#colors <- brewer.pal(length(targetgenelist), "Set1")

colors=c( "#E41A1C", "#377EB8", "#4DAF4A", "#984EA3", "#FF7F00",  "#A65628", "#F781BF",
          "#999999", "#66C2A5", "#FC8D62", "#8DA0CB", "#E78AC3", "#A6D854", "#FFD92F", "#E5C494", "#B3B3B3", 
          "#8DD3C7", "#FFFFB3", "#BEBADA", "#FB8072", "#80B1D3", "#FDB462", "#B3DE69", "#FCCDE5",
          "#D9D9D9", "#BC80BD", "#CCEBC5", "#FFED6F")


## code

targetmatvec=unlist(targetmat)+1
yrange=range(targetmatvec[targetmatvec>0]);
# yrange[1]=1; # set the minimum value to 1
for(i in 1:length(targetmat)){
  vali=targetmat[[i]]+1;
  if(i==1){
    plot(1:length(vali),vali,type='b',las=1,pch=20,main=paste('sgRNAs in',targetgene),ylab='Read counts',xlab='Samples',xlim=c(0.7,length(vali)+0.3),ylim = yrange,col=colors[(i %% length(colors))],xaxt='n',log='y')
    axis(1,at=1:length(vali),labels=(collabel),las=2)
    # lines(0:100,rep(1,101),col='black');
  }else{
    lines(1:length(vali),vali,type='b',pch=20,col=colors[(i %% length(colors))])
  }
}




# parameters
# Do not modify the variables beginning with "__"
targetmat=list(c(1512.8756007241057,1391.9660753638602,1483.5381069431862,3756.885001961481,3710.050162254706,3528.8045751563454),c(2310.7544785347736,2596.4692272654047,2290.98702087697,3166.5445196188493,3209.8296786367227,2958.403165604273),c(1684.1653875117142,1583.7384913195624,1607.5490322913784,4669.48864616265,4553.86632053005,4541.53799315208),c(1775.8883055979823,1821.83795157917,1783.0015266728944,5078.259028461091,5198.964752436607,4936.582838109561),c(1485.2482157583622,1414.5909109541396,1546.9214687878177,2758.724766116452,2761.4911629869457,2763.3436162237713),c(1838.878743319877,2062.092158085471,1980.500407782978,4581.080168130662,4770.204337906908,4480.458740315762))
targetgene="Cbfa2t3"
collabel=c("Input1_DOI_rep1","Input1_DOI_rep2","Input1_DOI_rep3","amCD19_1to2rep1","amCD19_1to2rep2","amCD19_1to2rep3")

# set up color using RColorBrewer
#library(RColorBrewer)
#colors <- brewer.pal(length(targetgenelist), "Set1")

colors=c( "#E41A1C", "#377EB8", "#4DAF4A", "#984EA3", "#FF7F00",  "#A65628", "#F781BF",
          "#999999", "#66C2A5", "#FC8D62", "#8DA0CB", "#E78AC3", "#A6D854", "#FFD92F", "#E5C494", "#B3B3B3", 
          "#8DD3C7", "#FFFFB3", "#BEBADA", "#FB8072", "#80B1D3", "#FDB462", "#B3DE69", "#FCCDE5",
          "#D9D9D9", "#BC80BD", "#CCEBC5", "#FFED6F")


## code

targetmatvec=unlist(targetmat)+1
yrange=range(targetmatvec[targetmatvec>0]);
# yrange[1]=1; # set the minimum value to 1
for(i in 1:length(targetmat)){
  vali=targetmat[[i]]+1;
  if(i==1){
    plot(1:length(vali),vali,type='b',las=1,pch=20,main=paste('sgRNAs in',targetgene),ylab='Read counts',xlab='Samples',xlim=c(0.7,length(vali)+0.3),ylim = yrange,col=colors[(i %% length(colors))],xaxt='n',log='y')
    axis(1,at=1:length(vali),labels=(collabel),las=2)
    # lines(0:100,rep(1,101),col='black');
  }else{
    lines(1:length(vali),vali,type='b',pch=20,col=colors[(i %% length(colors))])
  }
}



dev.off()
Sweave("cd19_1to2_v_Input1_DOI_summary.Rnw");
library(tools);

texi2dvi("cd19_1to2_v_Input1_DOI_summary.tex",pdf=TRUE);
